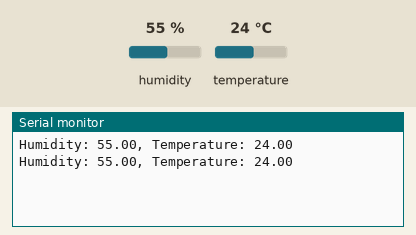
Simulated run of this sketch. Board: Arduino Uno, built with avr-gcc and run on an emulated ATmega328P. Parts: the last lines printed to the serial monitor. The inputs (shaded band) are chosen by the test bench; at power-on: humidity 55 %, temperature 24 °C.

Above: at 2.8 s.
2.9 s: humidity set to 22 %
At 5.3 s:
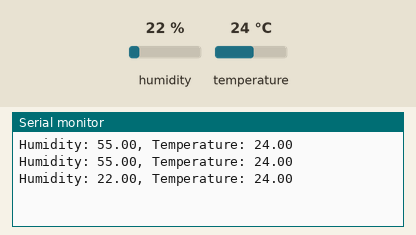
5.6 s: temperature set to 12 °C
At 6.5 s:
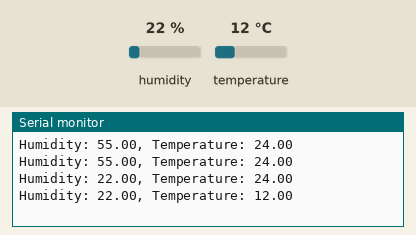
8.3 s: humidity set to 40 %
At 11.3 s:
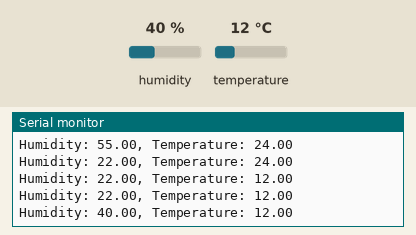
Timing chart, 0 to 12.8 s (numbered marks = the images above; inputs shaded):
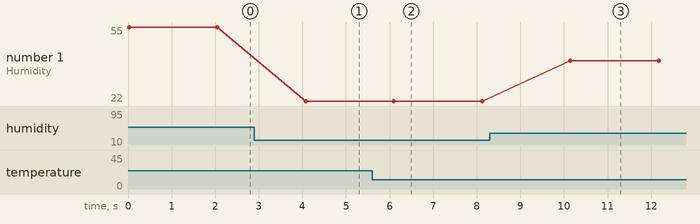

Measured:
- after the input at 2.9 s, the serial monitor: prints a new line after 1.2 s (image 1)
- after the input at 5.6 s, the serial monitor: prints a new line after 0.50 s (image 2)
- after the input at 8.3 s, the serial monitor: prints a new line after 1.8 s (image 3)
- plotted number 1: 55 → 22 after the input at 2.9 s, 22 → 40 after the input at 8.3 s

The sketch:

get-temp.ino
```cpp
#include <DHT.h>

#define DHTPIN 2    // Pin connected to DHT11
#define DHTTYPE DHT11  // DHT11 sensor type
DHT dht(DHTPIN, DHTTYPE);

void setup() {
  Serial.begin(9600);
  dht.begin();
}

void loop() {
  // Read humidity and temperature
  float humidity = dht.readHumidity();
  float temperature = dht.readTemperature(); // Celsius

  // Send data via serial
  Serial.print("Humidity: ");
  Serial.print(humidity);
  Serial.print(", Temperature: ");
  Serial.println(temperature);

  // Wait 2 seconds between readings
  delay(2000);
}
```
